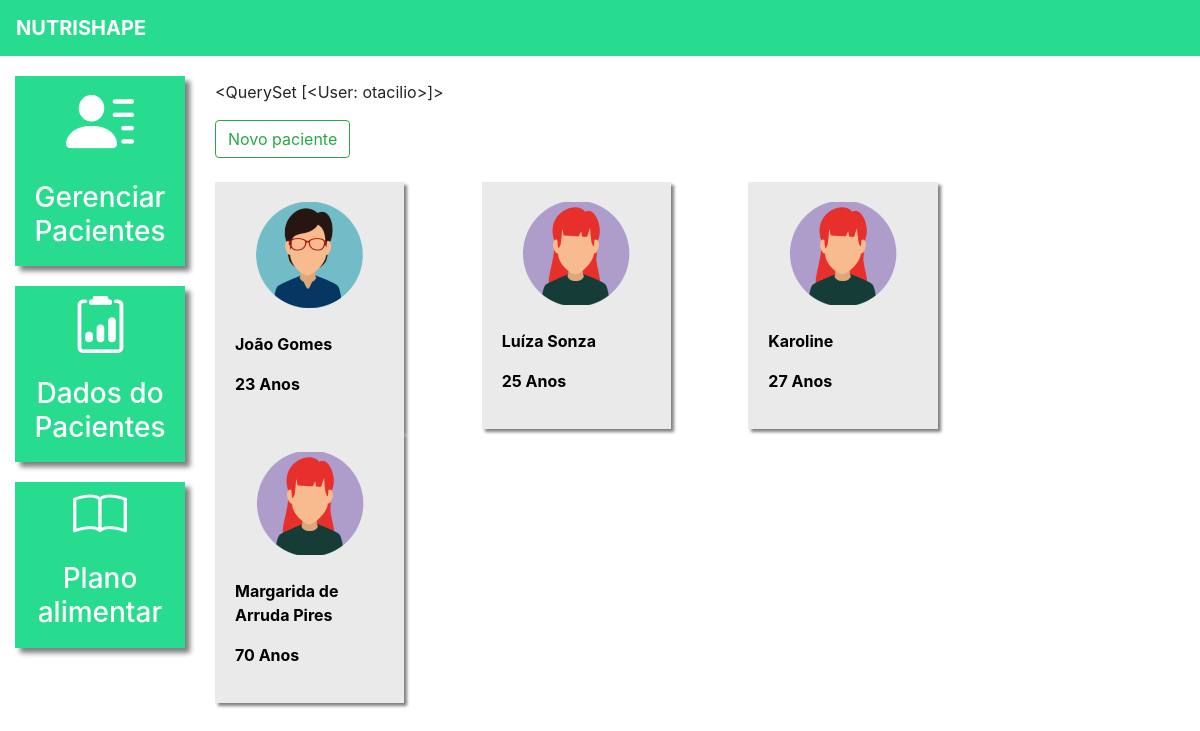
/pacientes/ (signed in), run on the app's committed database.
### plataforma/models.py (models this page shows)
class Pacientes(models.Model):
    choices_sexo = (('F', 'Feminino'),
                    ('M', 'Maculino'))
    nome = models.CharField(max_length=50)
    sexo = models.CharField(max_length=1, choices=choices_sexo)
    idade = models.IntegerField()
    email = models.EmailField()
    telefone = models.CharField(max_length=19)
    nutri = models.ForeignKey(User, on_delete=models.CASCADE)

### plataforma/views.py (the view, shortened to what this page needs)
# urls.py: path('pacientes/', views.pacientes, name='pacientes'),
@login_required(login_url="/auth/login")  #decorador que verifica se o usuário está logado, caso não redireciona para a url.
def pacientes(request):
    nome_usuario = request.user.username #mostrar o usuário loggado
    if request.method == 'GET':
        pacientes = Pacientes.objects.filter(nutri=request.user) #buscando os pacientes da nutricionista logada
        usuarios = User.objects.filter(username=request.user)
        return render(request, 'pacientes.html', {'pacientes': pacientes, 'usuarios':usuarios})

### plataforma/templates/pacientes.html (shortened to what this page needs)
{% extends 'base_pacientes.html' %}
{% load static %}
{% block 'plataforma' %}
<br>
<p>{{usuarios}}</p>
<button type="button" class="btn btn-outline-success" data-toggle="modal" data-target="#modal">
  Novo paciente
</button>
<br>
<br>
<div  class="row">
{% for paciente in pacientes %}
    <div class="col-md-4">
        <a href="#" class="link-hover">
            <div class="card-paciente">
                <div class="foto-perfil">
                    {%if paciente.sexo == "M"%}
                        <img src="{% static 'plataforma/img/perfil2.png' %}">
                    {%else%}
                        <img src="{% static 'plataforma/img/perfil1.png' %}">
                    {% endif%}
                </div>
                <br>
                <p class="dados">{{paciente.nome}}</p>
                <p class="dados">{{paciente.idade}} Anos</p>
            </div>
        </a>
    </div>
    {% endfor %}
</div>
{%endblock%}

### static/plataforma/css/plataforma.css (style rules this page uses)
.card-paciente { background-color: #EAEAEA; width: 80%; box-shadow: 3px 3px 3px gray; padding: 20px; color: black; }
.foto-perfil { text-align: center; }
.dados { font-weight: bold; }

### data on the page
Pacientes: nome "João Gomes", idade "23"
Pacientes: nome "Luíza Sonza", idade "25"
Pacientes: nome "Karoline", idade "27"
Pacientes: nome "Margarida de Arruda Pires", idade "70"

### other printed values
{{ usuarios }} "<QuerySet [<User: otacilio>]>"
